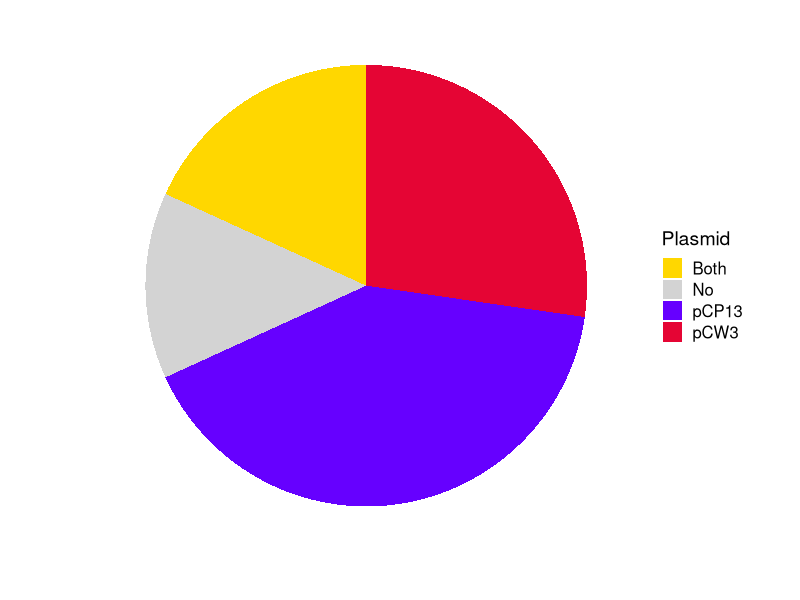

Reproduce this figure in R.
setwd("~")
library(ggplot2)
library(tidyverse)
library(ggpubr)


# Set theme
library('cowplot')
theme_set(theme_cowplot())

data <- read.csv("plasmid_proportion_within_lineages.csv", header = TRUE, stringsAsFactors = TRUE)
head(data)

# filter data
piechart1<- filter (data,Lineage == "VII") # do this for every lineage
head(piechart1)
# plot bar chart first then convert
PlasmidPalette <- c( "pCW3"="#e50534","pCP13"="#6600ff","Both"="Gold","No"="lightgrey")

pc1<- ggplot(piechart1, aes(x="", y=Value, fill=Plasmid))+
  scale_fill_manual(values=PlasmidPalette)+
  geom_bar(width = 1, stat = "identity")+ coord_polar("y", start=0)+
  theme(axis.text.x=element_blank(),axis.line.x = element_blank(),axis.line.y=element_blank(),axis.ticks=element_blank(),legend.position="right")+
  ylab("") + xlab("")

pc1
